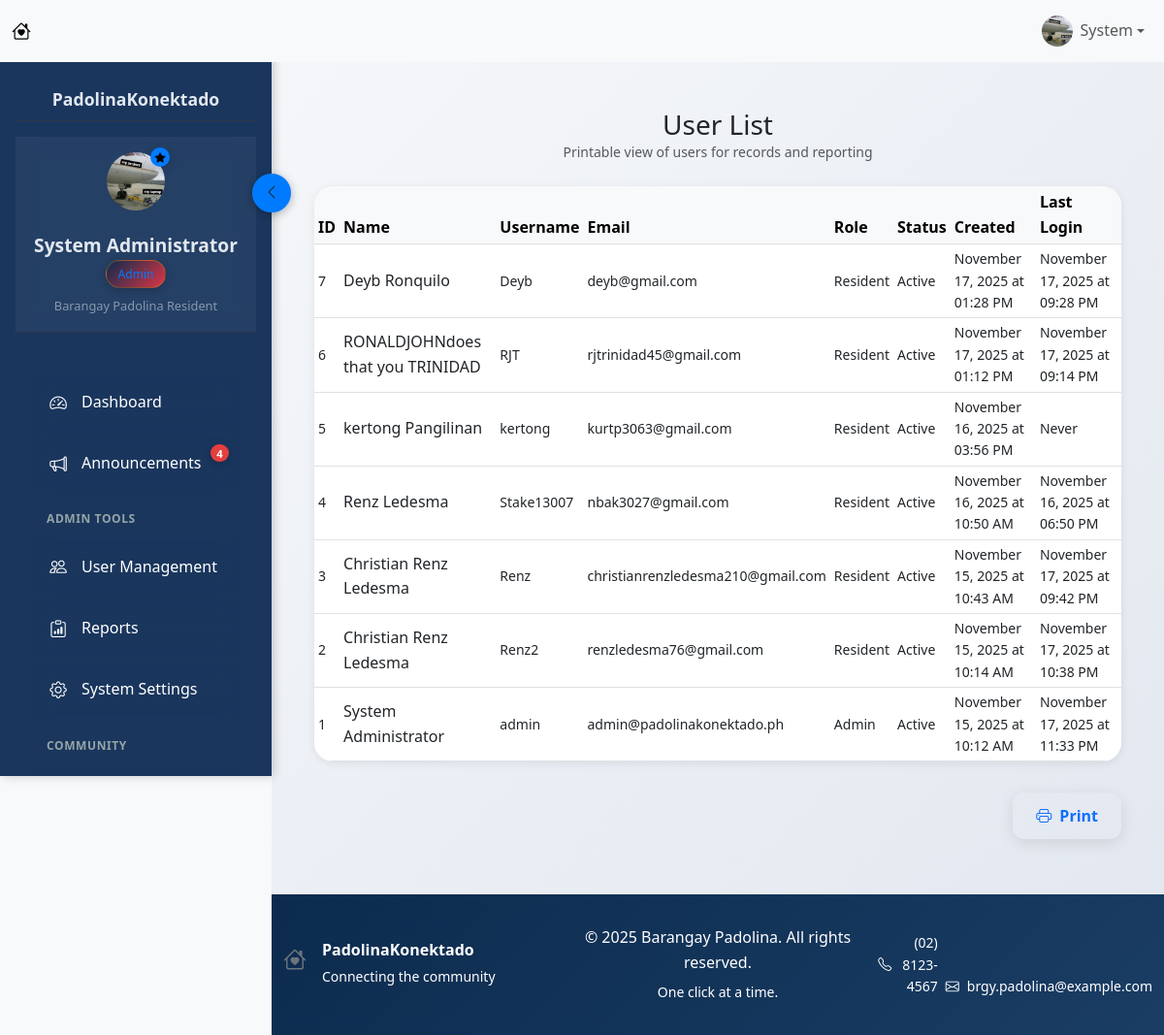
Screenshot of /user_management/print (signed in) with the database file from the repository.
### tables this page shows
CREATE TABLE users (
            id INTEGER PRIMARY KEY AUTOINCREMENT,
            username TEXT UNIQUE NOT NULL,
            email TEXT UNIQUE NOT NULL,
            password TEXT NOT NULL,
            first_name TEXT NOT NULL,
            last_name TEXT NOT NULL,
            user_type TEXT DEFAULT 'resident',
            address TEXT,
            phone TEXT,
            is_active BOOLEAN DEFAULT 1,
            created_at TIMESTAMP DEFAULT CURRENT_TIMESTAMP,
            updated_at TIMESTAMP DEFAULT CURRENT_TIMESTAMP,
            last_login TIMESTAMP
        , profile_picture TEXT);

### app.py (the view)
@app.route('/user_management/print')
@admin_required
def user_management_print():
    search = request.args.get('search', '').strip()
    role_filter = request.args.get('role', 'all')
    status_filter = request.args.get('status', 'all')
    sort = request.args.get('sort', 'newest')
    sort_map = {
        'newest': 'created_at DESC',
        'oldest': 'created_at ASC',
        'name': 'last_name ASC, first_name ASC',
        'recent_login': 'CASE WHEN last_login IS NULL THEN 1 ELSE 0 END, last_login DESC',
    }
    query_conditions = []
    params = []
    if search:
        like = f"%{search.lower()}%"
        query_conditions.append(
            "(LOWER(first_name) LIKE ? OR LOWER(last_name) LIKE ? OR LOWER(email) LIKE ? OR LOWER(username) LIKE ?)"
        )
        params.extend([like, like, like, like])
    if role_filter in ('admin', 'resident'):
        query_conditions.append('user_type = ?')
        params.append(role_filter)
    if status_filter in ('active', 'inactive'):
        query_conditions.append('is_active = ?')
        params.append(1 if status_filter == 'active' else 0)
    base_query = 'SELECT * FROM users'
    if query_conditions:
        base_query += ' WHERE ' + ' AND '.join(query_conditions)
    order_clause = sort_map.get(sort, sort_map['newest'])
    base_query += f' ORDER BY {order_clause}'
    try:
        conn = get_db_connection()
        cursor = conn.cursor()
        cursor.execute(base_query, params)
        users = cursor.fetchall()
    except Exception as e:
        print(f"Error loading users for print: {e}")
        users = []
    finally:
        if 'conn' in locals():
            conn.close()
    return render_template('user_management_print.html', users=users)

### templates/user_management_print.html
{% extends "base.html" %}
{% block content %}
<div class="container-fluid py-4">
    <div class="mb-4 text-center">
        <h3 class="mb-0">User List</h3>
        <div class="text-muted small">Printable view of users for records and reporting</div>
    </div>
    <div class="card shadow-sm border-0">
        <div class="card-body p-0">
            <div class="table-responsive">
                <table class="table table-sm align-middle mb-0">
                    <thead class="table-light">
                        <tr>
                            <th>ID</th>
                            <th>Name</th>
                            <th>Username</th>
                            <th>Email</th>
                            <th>Role</th>
                            <th>Status</th>
                            <th>Created</th>
                            <th>Last Login</th>
                        </tr>
                    </thead>
                    <tbody>
                        {% if users %}
                            {% for user in users %}
                                <tr>
                                    <td class="small">{{ user.id }}</td>
                                    <td>{{ user.first_name }} {{ user.last_name }}</td>
                                    <td class="small">{{ user.username }}</td>
                                    <td class="small">{{ user.email }}</td>
                                    <td class="small">{{ user.user_type|capitalize }}</td>
                                    <td class="small">{% if user.is_active %}Active{% else %}Inactive{% endif %}</td>
                                    <td class="small">{{ user.created_at|default('')|format_datetime if user.created_at else '' }}</td>
                                    <td class="small">
                                        {% if user.last_login %}
                                            {{ user.last_login|format_datetime }}
                                        {% else %}
                                            Never
                                        {% endif %}
                                    </td>
                                </tr>
                            {% endfor %}
                        {% else %}
                            <tr>
                                <td colspan="8" class="text-center py-4 text-muted">
                                    No users found.
                                </td>
                            </tr>
                        {% endif %}
                    </tbody>
                </table>
            </div>
        </div>
    </div>
    <div class="mt-3 d-print-none text-end">
        <button class="btn btn-outline-primary" onclick="window.print()">
            <i class="bi bi-printer"></i>
            <span class="ms-1">Print</span>
        </button>
    </div>
</div>
{% endblock %}

### templates/base.html (shortened to what this page needs)
<!DOCTYPE html>
<html lang="en">
<head>
    <link href="https://cdn.jsdelivr.net/npm/bootstrap@5.3.0/dist/css/bootstrap.min.css" rel="stylesheet">
    <link rel="stylesheet" href="https://cdn.jsdelivr.net/npm/bootstrap-icons@1.11.0/font/bootstrap-icons.css">
    <link rel="stylesheet" href="{{ url_for('static', filename='css/style.css') }}">
</head>
<body class="bg-light">
    <nav class="navbar navbar-expand-lg navbar-light bg-light fixed-top">
        <div class="container-fluid">
            <a class="navbar-brand fw-bold" href="{{ url_for('dashboard') }}">
                <i class="bi bi-house-heart"></i>
            </a>
            <div class="navbar-nav ms-auto">
                {% if session.user_id %}
                <li class="nav-item dropdown">
                    <a class="nav-link dropdown-toggle d-flex align-items-center" href="#" role="button" data-bs-toggle="dropdown">
                        <img src="{{ get_profile_picture_url(session.profile_picture) }}"
                             class="rounded-circle me-2" alt="Profile Picture" style="width: 32px; height: 32px; object-fit: cover;">
                        {{ session.first_name }}
                    </a>
                </li>
                {% endif %}
            </div>
        </div>
    </nav>
    {% if session.user_id %}
    <div class="desktop-sidebar" id="desktopSidebar">
        <div class="sidebar-content">
            <div class="sidebar-header">
                <div class="brand-text">PadolinaKonektado</div>
            </div>
            <div class="user-profile-section">
                <div class="position-relative d-inline-block">
                    <img src="{{ get_profile_picture_url(session.profile_picture) }}"
                         class="rounded-circle" alt="Profile Picture" style="width: 60px; height: 60px; object-fit: cover;">
                    {% if session.user_type == 'admin' %}
                    <span class="admin-badge">
                        <i class="bi bi-star-fill"></i>
                    </span>
                    {% endif %}
                </div>
                <h6 class="user-name">{{ session.first_name }} {{ session.last_name }}</h6>
                <span class="user-badge user-{{ session.user_type }}">
                    {{ session.user_type|title }}
                </span>
                <p class="user-location">Barangay Padolina Resident</p>
            </div>
            <div class="sidebar-navigation">
                <ul class="nav nav-pills flex-column">
                    <li class="nav-item">
                        <a class="nav-link sidebar-link {% if request.endpoint == 'dashboard' %}active{% endif %}"
                            href="{{ url_for('dashboard') }}">
                            <i class="bi bi-speedometer2"></i>
                            <span>Dashboard</span>
                        </a>
                    </li>
                    <li class="nav-item">
                        <a class="nav-link sidebar-link {% if request.endpoint == 'announcements' %}active{% endif %}"
                            href="{{ url_for('announcements') }}">
                            <i class="bi bi-megaphone"></i>
                            <span>Announcements</span>
                            <span class="notification-badge">
                                {% if announcement_count and announcement_count > 0 %}
                                {{ announcement_count }}
                                {% endif %}
                            </span>
                        </a>
                    </li>
                    {% if session.user_type == 'admin' %}
                    <li class="nav-item section-header">
                        <span>Admin Tools</span>
                    </li>
                    <li class="nav-item">
                        <a class="nav-link sidebar-link {% if request.endpoint == 'user_management' %}active{% endif %}"
                            href="{{ url_for('user_management') }}">
                            <i class="bi bi-people"></i>
                            <span>User Management</span>
                        </a>
                    </li>
                    <li class="nav-item">
                        <a class="nav-link sidebar-link {% if request.endpoint == 'reports' %}active{% endif %}"
                            href="{{ url_for('reports') }}">
                            <i class="bi bi-clipboard-data"></i>
                            <span>Reports</span>
                        </a>
                    </li>
                    <li class="nav-item">
                        <a class="nav-link sidebar-link {% if request.endpoint == 'system_settings' %}active{% endif %}"
                            href="{{ url_for('system_settings') }}">
                            <i class="bi bi-gear"></i>
                            <span>System Settings</span>
                        </a>
                    </li>
                    {% endif %}
                    <li class="nav-item section-header">
                        <span>Community</span>
                    </li>
                    <li class="nav-item">
                        <a class="nav-link sidebar-link {% if request.endpoint == 'news' %}active{% endif %}"
                            href="{{ url_for('news') }}">
                        </a>
                    </li>
                </ul>
            </div>
        </div>
    </div>
    <div class="sidebar-toggle" id="sidebarToggle">
        <i class="bi bi-chevron-left"></i>
    </div>
    {% endif %}
    <main class="main-content" id="mainContent">
        <div class="flash-messages">
        </div>
        <div class="content-wrapper">
            {% block content %}{% endblock %}
        </div>
    </main>
    <footer class="main-footer bg-light" id="mainFooter">
        <div class="container-fluid">
            <div class="row align-items-center py-3">
                <div class="col-12 col-md-4 text-center text-md-start mb-3 mb-md-0">
                    <div class="d-flex flex-column flex-md-row align-items-center align-items-md-start">
                        <div class="mb-2 mb-md-0 me-md-3">
                            <i class="bi bi-house-heart fs-4 text-primary"></i>
                        </div>
                        <div class="text-center text-md-start">
                            <h6 class="mb-1 fw-bold">PadolinaKonektado</h6>
                            <small class="text-muted" style="color: white !important;">Connecting the community</small>
                        </div>
                    </div>
                </div>
                <div class="col-12 col-md-4 text-center mb-3 mb-md-0">
                    <p class="mb-1">&copy; 2025 Barangay Padolina. All rights reserved.</p>
                    <small class="text-muted" style="color: white !important;">One click at a time.</small>
                </div>
                <div class="col-12 col-md-4 text-center text-md-end">
                    <div
                        class="d-flex flex-column flex-md-row justify-content-center justify-content-md-end align-items-center align-items-md-end gap-2">
                        <small class="d-flex align-items-center justify-content-center justify-content-md-end">
                            <i class="bi bi-telephone me-2"></i>
                            <span>(02) 8123-4567</span>
                        </small>
                        <small class="d-flex align-items-center justify-content-center justify-content-md-end">
                            <i class="bi bi-envelope me-2"></i>
                            <span>brgy.padolina@example.com</span>
                        </small>
                    </div>
                </div>
            </div>
        </div>
    </footer>
</body>
</html>

### rows the page displays
users: first_name "System", last_name "Administrator", id "1", username "admin", email "admin@padolinakonektado.ph", user_type "Admin", is_active "Active", created_at "November 15, 2025 at 10:12 AM", last_login "November 17, 2025 at 11:33 PM"
users: id "7", first_name "Deyb", last_name "Ronquilo", username "Deyb", email "deyb@gmail.com", user_type "Resident", is_active "Active", created_at "November 17, 2025 at 01:28 PM", last_login "November 17, 2025 at 09:28 PM"
users: id "6", first_name "RONALDJOHNdoes that you", last_name "TRINIDAD", username "RJT", email "rjtrinidad45@gmail.com", user_type "Resident", is_active "Active", created_at "November 17, 2025 at 01:12 PM", last_login "November 17, 2025 at 09:14 PM"
users: id "5", first_name "kertong", last_name "Pangilinan", username "kertong", email "kurtp3063@gmail.com", user_type "Resident", is_active "Active", created_at "November 16, 2025 at 03:56 PM", shows "Never"
users: id "4", first_name "Renz", last_name "Ledesma", username "Stake13007", email "nbak3027@gmail.com", user_type "Resident", is_active "Active", created_at "November 16, 2025 at 10:50 AM", last_login "November 16, 2025 at 06:50 PM"
users: id "3", first_name "Christian Renz", last_name "Ledesma", username "Renz", email "christianrenzledesma210@gmail.com", user_type "Resident", is_active "Active", created_at "November 15, 2025 at 10:43 AM", last_login "November 17, 2025 at 09:42 PM"
users: id "2", first_name "Christian Renz", last_name "Ledesma", username "Renz2", email "renzledesma76@gmail.com", user_type "Resident", is_active "Active", created_at "November 15, 2025 at 10:14 AM", last_login "November 17, 2025 at 10:38 PM"

### other values shown
{{ session.user_type|title }} "Admin"
{{ announcement_count }} "4"
